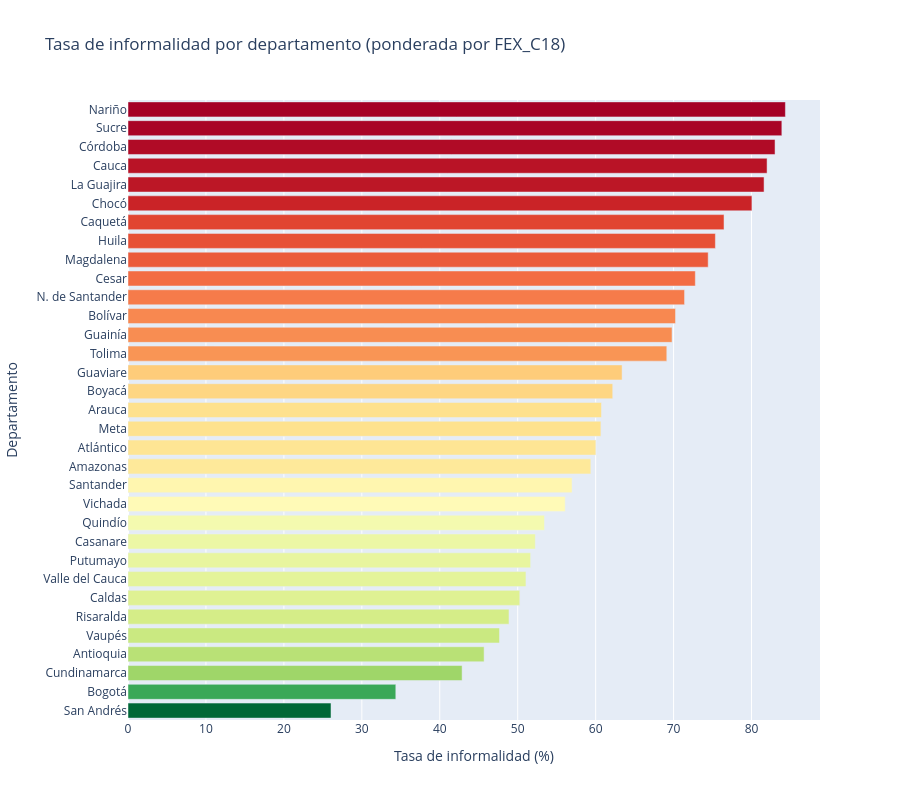

Source (notebook cell):
### Markdown cell above
---
### Informalidad por departamento

Fuente de códigos de departamento: https://www.fopep.gov.co/sheempoo/2019/02/Tabla-C%C3%B3digos-Dane.pdf

### Code cell
# Top departamentos por tasa de informalidad (ponderada)
tasa_dpto = (
    df_validos[df_validos["DPTO"].notna()]
    .groupby("DPTO", observed=True)
    .apply(lambda g: (
        (g["INFORMAL"] * g["FEX_C18"]).sum() / g["FEX_C18"].sum() * 100
    ), include_groups=False)
    .reset_index()
    .rename(columns={0: "tasa"})
    .sort_values("tasa", ascending=True)
)

print(f"Departamentos en los datos: {tasa_dpto['DPTO'].nunique()}")
print(f"Rango de tasas: {tasa_dpto['tasa'].min():.1f}% — {tasa_dpto['tasa'].max():.1f}%")

nombres_dpto = {
     5: 'Antioquia',          8: 'Atlántico',        11: 'Bogotá',
    13: 'Bolívar',           15: 'Boyacá',           17: 'Caldas',
    18: 'Caquetá',           19: 'Cauca',            20: 'Cesar',
    23: 'Córdoba',           25: 'Cundinamarca',     27: 'Chocó',
    41: 'Huila',             44: 'La Guajira',       47: 'Magdalena',
    50: 'Meta',              52: 'Nariño',           54: 'N. de Santander',
    63: 'Quindío',           66: 'Risaralda',        68: 'Santander',
    70: 'Sucre',             73: 'Tolima',           76: 'Valle del Cauca',
    81: 'Arauca',            85: 'Casanare',         86: 'Putumayo',
    88: 'San Andrés',        91: 'Amazonas',         94: 'Guainía',
    95: 'Guaviare',          97: 'Vaupés',           99: 'Vichada',
}

tasa_dpto['nombre'] = tasa_dpto['DPTO'].map(nombres_dpto).fillna('Cód. ' + tasa_dpto['DPTO'].astype(str))

fig = px.bar(
    tasa_dpto, x="tasa", y='nombre', orientation="h",
    title="Tasa de informalidad por departamento (ponderada por FEX_C18)",
    labels={"tasa": "Tasa de informalidad (%)", "nombre": "Departamento"},
    color="tasa", color_continuous_scale="RdYlGn_r",
    height=800
)
fig.update_layout(coloraxis_showscale=False)
fig.show()

print("Observa si los departamentos se agrupan naturalmente en clusters.")
print("   Si es así, crear REGION en la Fase 4 estará justificado por este análisis.")

### Figure 1 — Plotly figure (JSON) as saved in the notebook; plotly's stock layout.template omitted (floating-point values rounded to 4 significant figures)
{"data": [{"hovertemplate": "Tasa de informalidad (%)=%{marker.color}<br>Departamento=%{y}<extra></extra>", "legendgroup": "", "marker": {"color": [26.05, 34.36, 42.86, 45.69, 47.66, 48.88, 50.27, 51.06, 51.66, 52.26, 53.43, 56.09, 56.97, 59.38, 60.03, 60.67, 60.75, 62.19, 63.39, 69.13, 69.8, 70.25, 71.41, 72.79, 74.44, 75.36, 76.47, 80.05, 81.61, 81.99, 83.01, 83.89, 84.34], "coloraxis": "coloraxis", "pattern": {"shape": ""}}, "name": "", "orientation": "h", "showlegend": false, "textposition": "auto", "type": "bar", "x": [26.05, 34.36, 42.86, 45.69, 47.66, 48.88, 50.27, 51.06, 51.66, 52.26, 53.43, 56.09, 56.97, 59.38, 60.03, 60.67, 60.75, 62.19, 63.39, 69.13, 69.8, 70.25, 71.41, 72.79, 74.44, 75.36, 76.47, 80.05, 81.61, 81.99, 83.01, 83.89, 84.34], "xaxis": "x", "y": ["San Andrés", "Bogotá", "Cundinamarca", "Antioquia", "Vaupés", "Risaralda", "Caldas", "Valle del Cauca", "Putumayo", "Casanare", "Quindío", "Vichada", "Santander", "Amazonas", "Atlántico", "Meta", "Arauca", "Boyacá", "Guaviare", "Tolima", "Guainía", "Bolívar", "N. de Santander", "Cesar", "Magdalena", "Huila", "Caquetá", "Chocó", "La Guajira", "Cauca", "Córdoba", "Sucre", "Nariño"], "yaxis": "y"}], "layout": {"barmode": "relative", "coloraxis": {"colorbar": {"title": {"text": "Tasa de informalidad (%)"}}, "colorscale": [[0, "rgb(0,104,55)"], [0.1, "rgb(26,152,80)"], [0.2, "rgb(102,189,99)"], [0.3, "rgb(166,217,106)"], [0.4, "rgb(217,239,139)"], [0.5, "rgb(255,255,191)"], [0.6, "rgb(254,224,139)"], [0.7, "rgb(253,174,97)"], [0.8, "rgb(244,109,67)"], [0.9, "rgb(215,48,39)"], [1, "rgb(165,0,38)"]], "showscale": false}, "height": 800, "legend": {"tracegroupgap": 0}, "title": {"text": "Tasa de informalidad por departamento (ponderada por FEX_C18)"}, "xaxis": {"anchor": "y", "domain": [0, 1], "title": {"text": "Tasa de informalidad (%)"}}, "yaxis": {"anchor": "x", "domain": [0, 1], "title": {"text": "Departamento"}}}}
